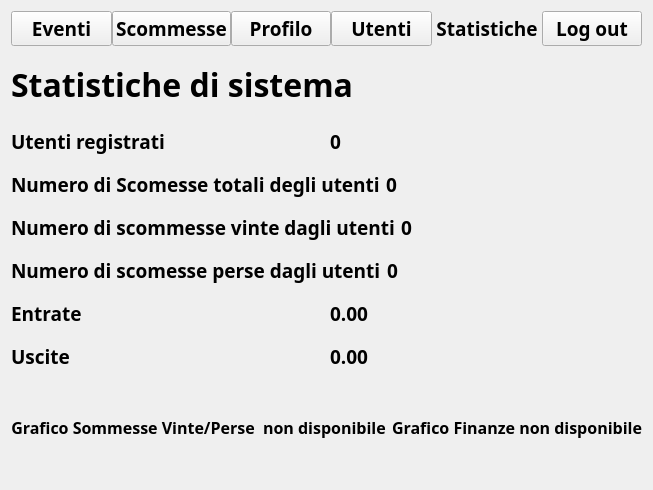
      <widget class="QWidget" name="AdminStats">
       <property name="font">
        <font>
         <family>Bahnschrift SemiBold</family>
         <weight>75</weight>
         <bold>true</bold>
        </font>
       </property>
       <layout class="QVBoxLayout" name="verticalLayout_15">
        <item>
         <layout class="QHBoxLayout" name="MenuLayoutAdminStats">
          <property name="spacing">
           <number>0</number>
          </property>
          <property name="sizeConstraint">
           <enum>QLayout::SetDefaultConstraint</enum>
          </property>
          <item>
           <widget class="QPushButton" name="AdminStats_to_Event_page_btn">
            <property name="font">
             <font>
              <family>Bahnschrift SemiBold</family>
              <pointsize>14</pointsize>
              <weight>75</weight>
              <bold>true</bold>
             </font>
            </property>
            <property name="text">
             <string>Eventi</string>
            </property>
            <property name="autoDefault">
             <bool>false</bool>
            </property>
            <property name="default">
             <bool>false</bool>
            </property>
            <property name="flat">
             <bool>false</bool>
            </property>
           </widget>
          </item>
          <item>
           <widget class="QPushButton" name="AdminStats_to_Bets_page_btn">
            <property name="font">
             <font>
              <family>Bahnschrift SemiBold</family>
              <pointsize>14</pointsize>
              <weight>75</weight>
              <bold>true</bold>
             </font>
            </property>
            <property name="text">
             <string>Scommesse</string>
            </property>
           </widget>
          </item>
          <item>
           <widget class="QPushButton" name="AdminStats_to_Profile_page_btn">
            <property name="font">
             <font>
              <family>Bahnschrift SemiBold</family>
              <pointsize>14</pointsize>
              <weight>75</weight>
              <bold>true</bold>
             </font>
            </property>
            <property name="autoFillBackground">
             <bool>false</bool>
            </property>
            <property name="text">
             <string>Profilo</string>
            </property>
            <property name="default">
             <bool>false</bool>
            </property>
            <property name="flat">
             <bool>false</bool>
            </property>
           </widget>
          </item>
          <item>
           <widget class="QPushButton" name="AdminStats_to_Users_page_btn">
            <property name="font">
             <font>
              <family>Bahnschrift SemiBold</family>
              <pointsize>14</pointsize>
              <weight>75</weight>
              <bold>true</bold>
             </font>
            </property>
            <property name="autoFillBackground">
             <bool>false</bool>
            </property>
            <property name="text">
             <string>Utenti</string>
            </property>
            <property name="default">
             <bool>false</bool>
            </property>
            <property name="flat">
             <bool>false</bool>
            </property>
           </widget>
          </item>
          <item>
           <widget class="QPushButton" name="AdminStats_to_Stats_page_btn">
            <property name="font">
             <font>
              <family>Bahnschrift SemiBold</family>
              <pointsize>14</pointsize>
              <weight>75</weight>
              <bold>true</bold>
             </font>
            </property>
            <property name="text">
             <string>Statistiche</string>
            </property>
            <property name="flat">
             <bool>true</bool>
            </property>
           </widget>
          </item>
          <item>
           <widget class="QPushButton" name="AdminStats_LogOut_btn">
            <property name="font">
             <font>
              <family>Bahnschrift SemiBold</family>
              <pointsize>14</pointsize>
              <weight>75</weight>
              <bold>true</bold>
             </font>
            </property>
            <property name="text">
             <string>Log out</string>
            </property>
           </widget>
          </item>
         </layout>
        </item>
        <item>
         <spacer name="verticalSpacer_22">
          <property name="orientation">
           <enum>Qt::Vertical</enum>
          </property>
          <property name="sizeType">
           <enum>QSizePolicy::Maximum</enum>
          </property>
          <property name="sizeHint" stdset="0">
           <size>
            <width>20</width>
            <height>10</height>
           </size>
          </property>
         </spacer>
        </item>
        <item>
         <widget class="QLabel" name="Stats_Label_2">
          <property name="sizePolicy">
           <sizepolicy hsizetype="Fixed" vsizetype="Fixed">
            <horstretch>0</horstretch>
            <verstretch>0</verstretch>
           </sizepolicy>
          </property>
          <property name="font">
           <font>
            <family>Bahnschrift SemiBold SemiConden</family>
            <pointsize>24</pointsize>
            <weight>75</weight>
            <bold>true</bold>
           </font>
          </property>
          <property name="text">
           <string>Statistiche di sistema</string>
          </property>
          <property name="scaledContents">
           <bool>true</bool>
          </property>
          <property name="alignment">
           <set>Qt::AlignLeading|Qt::AlignLeft|Qt::AlignVCenter</set>
          </property>
         </widget>
        </item>
        <item>
         <spacer name="verticalSpacer_23">
          <property name="orientation">
           <enum>Qt::Vertical</enum>
          </property>
          <property name="sizeType">
           <enum>QSizePolicy::Maximum</enum>
          </property>
          <property name="sizeHint" stdset="0">
           <size>
            <width>20</width>
            <height>15</height>
           </size>
          </property>
         </spacer>
        </item>
        <item>
         <layout class="QVBoxLayout" name="verticalLayout_12">
          <item>
           <layout class="QHBoxLayout" name="horizontalLayout_31">
            <item>
             <widget class="QLabel" name="Admin_stats_title_5">
              <property name="font">
               <font>
                <family>Bahnschrift SemiBold</family>
                <pointsize>14</pointsize>
                <weight>75</weight>
                <bold>true</bold>
               </font>
              </property>
              <property name="text">
               <string>Utenti registrati</string>
              </property>
             </widget>
            </item>
            <item>
             <widget class="QLabel" name="AdminStats_registered_users_lbl">
              <property name="font">
               <font>
                <family>Bahnschrift SemiBold</family>
                <pointsize>14</pointsize>
                <weight>75</weight>
                <bold>true</bold>
               </font>
              </property>
              <property name="text">
               <string>0</string>
              </property>
              <property name="scaledContents">
               <bool>true</bool>
              </property>
             </widget>
            </item>
           </layout>
          </item>
          <item>
           <spacer name="verticalSpacer_24">
            <property name="orientation">
             <enum>Qt::Vertical</enum>
            </property>
            <property name="sizeType">
             <enum>QSizePolicy::Maximum</enum>
            </property>
            <property name="sizeHint" stdset="0">
             <size>
              <width>20</width>
              <height>10</height>
             </size>
            </property>
           </spacer>
          </item>
          <item>
           <layout class="QHBoxLayout" name="horizontalLayout_32">
            <item>
             <widget class="QLabel" name="Adminstats_title_6">
              <property name="font">
               <font>
                <family>Bahnschrift SemiBold</family>
                <pointsize>14</pointsize>
                <weight>75</weight>
                <bold>true</bold>
               </font>
              </property>
              <property name="text">
               <string>Numero di Scomesse totali degli utenti</string>
              </property>
             </widget>
            </item>
            <item>
             <widget class="QLabel" name="AdminStats_num_bet_lbl">
              <property name="font">
               <font>
                <family>Bahnschrift SemiBold</family>
                <pointsize>14</pointsize>
                <weight>75</weight>
                <bold>true</bold>
               </font>
              </property>
              <property name="text">
               <string>0</string>
              </property>
              <property name="scaledContents">
               <bool>true</bool>
              </property>
             </widget>
            </item>
           </layout>
          </item>
          <item>
           <spacer name="verticalSpacer_25">
            <property name="orientation">
             <enum>Qt::Vertical</enum>
            </property>
            <property name="sizeType">
             <enum>QSizePolicy::Maximum</enum>
            </property>
            <property name="sizeHint" stdset="0">
             <size>
              <width>20</width>
              <height>10</height>
             </size>
            </property>
           </spacer>
          </item>
          <item>
           <layout class="QHBoxLayout" name="horizontalLayout_33">
            <item>
             <widget class="QLabel" name="Admin_stats_title_7">
              <property name="font">
               <font>
                <family>Bahnschrift SemiBold</family>
                <pointsize>14</pointsize>
                <weight>75</weight>
                <bold>true</bold>
               </font>
              </property>
              <property name="text">
               <string>Numero di scommesse vinte dagli utenti</string>
              </property>
             </widget>
            </item>
            <item>
             <widget class="QLabel" name="AdminStats_num_wbet_lbl">
              <property name="font">
               <font>
                <family>Bahnschrift SemiBold</family>
                <pointsize>14</pointsize>
                <weight>75</weight>
                <bold>true</bold>
               </font>
              </property>
              <property name="text">
               <string>0</string>
              </property>
              <property name="scaledContents">
               <bool>true</bool>
              </property>
             </widget>
            </item>
           </layout>
          </item>
          <item>
           <spacer name="verticalSpacer_26">
            <property name="orientation">
             <enum>Qt::Vertical</enum>
            </property>
            <property name="sizeType">
             <enum>QSizePolicy::Maximum</enum>
            </property>
            <property name="sizeHint" stdset="0">
             <size>
              <width>20</width>
              <height>10</height>
             </size>
            </property>
           </spacer>
          </item>
          <item>
           <layout class="QHBoxLayout" name="horizontalLayout_34">
            <item>
             <widget class="QLabel" name="Admin_stats_title">
              <property name="font">
               <font>
                <family>Bahnschrift SemiBold</family>
                <pointsize>14</pointsize>
                <weight>75</weight>
                <bold>true</bold>
               </font>
              </property>
              <property name="text">
               <string>Numero di scomesse perse dagli utenti</string>
              </property>
             </widget>
            </item>
            <item>
             <widget class="QLabel" name="AdminStats_num_fbet_lbl">
              <property name="font">
               <font>
                <family>Bahnschrift SemiBold</family>
                <pointsize>14</pointsize>
                <weight>75</weight>
                <bold>true</bold>
               </font>
              </property>
              <property name="frameShape">
               <enum>QFrame::NoFrame</enum>
              </property>
              <property name="text">
               <string>0</string>
              </property>
              <property name="scaledContents">
               <bool>true</bool>
              </property>
             </widget>
            </item>
           </layout>
          </item>
          <item>
           <spacer name="verticalSpacer_27">
            <property name="orientation">
             <enum>Qt::Vertical</enum>
            </property>
            <property name="sizeType">
             <enum>QSizePolicy::Maximum</enum>
            </property>
            <property name="sizeHint" stdset="0">
             <size>
              <width>20</width>
              <height>10</height>
             </size>
            </property>
           </spacer>
          </item>
          <item>
           <layout class="QHBoxLayout" name="horizontalLayout_35">
            <item>
             <widget class="QLabel" name="Admin_stats_title_2">
              <property name="font">
               <font>
                <family>Bahnschrift SemiBold</family>
                <pointsize>14</pointsize>
                <weight>75</weight>
                <bold>true</bold>
               </font>
              </property>
              <property name="text">
               <string>Entrate</string>
              </property>
             </widget>
            </item>
            <item>
             <widget class="QLabel" name="AdminStats_money_gained_lbl">
              <property name="font">
               <font>
                <family>Bahnschrift SemiBold</family>
                <pointsize>14</pointsize>
                <weight>75</weight>
                <bold>true</bold>
               </font>
              </property>
              <property name="text">
               <string>0.00</string>
              </property>
             </widget>
            </item>
           </layout>
          </item>
          <item>
           <spacer name="verticalSpacer_28">
            <property name="orientation">
             <enum>Qt::Vertical</enum>
            </property>
            <property name="sizeType">
             <enum>QSizePolicy::Maximum</enum>
            </property>
            <property name="sizeHint" stdset="0">
             <size>
              <width>20</width>
              <height>10</height>
             </size>
            </property>
           </spacer>
          </item>
          <item>
           <layout class="QHBoxLayout" name="horizontalLayout_36">
            <item>
             <widget class="QLabel" name="Admin_stats_title_3">
              <property name="font">
               <font>
                <family>Bahnschrift SemiBold</family>
                <pointsize>14</pointsize>
                <weight>75</weight>
                <bold>true</bold>
               </font>
              </property>
              <property name="text">
               <string>Uscite</string>
              </property>
             </widget>
            </item>
            <item>
             <widget class="QLabel" name="AdminStats_money_paid_lbl">
              <property name="font">
               <font>
                <family>Bahnschrift SemiBold</family>
                <pointsize>14</pointsize>
                <weight>75</weight>
                <bold>true</bold>
               </font>
              </property>
              <property name="text">
               <string>0.00</string>
              </property>
             </widget>
            </item>
           </layout>
          </item>
          <item>
           <spacer name="verticalSpacer_29">
            <property name="orientation">
             <enum>Qt::Vertical</enum>
            </property>
            <property name="sizeType">
             <enum>QSizePolicy::Expanding</enum>
            </property>
            <property name="sizeHint" stdset="0">
             <size>
              <width>20</width>
              <height>40</height>
             </size>
            </property>
           </spacer>
          </item>
         </layout>
        </item>
        <item>
         <layout class="QHBoxLayout" name="horizontalLayout_39">
          <item>
           <widget class="QLabel" name="AdminStats_Pie_lbl">
            <property name="font">
             <font>
              <family>Bahnschrift SemiBold</family>
              <pointsize>12</pointsize>
              <weight>75</weight>
              <bold>true</bold>
             </font>
            </property>
            <property name="text">
             <string>Grafico Sommesse Vinte/Perse  non disponibile</string>
            </property>
            <property name="scaledContents">
             <bool>true</bool>
            </property>
            <property name="alignment">
             <set>Qt::AlignCenter</set>
            </property>
           </widget>
          </item>
          <item>
           <widget class="QLabel" name="AdminStats_Bar_lbl">
            <property name="font">
             <font>
              <family>Bahnschrift SemiBold</family>
              <pointsize>12</pointsize>
              <weight>75</weight>
              <bold>true</bold>
             </font>
            </property>
            <property name="text">
             <string>Grafico Finanze non disponibile</string>
            </property>
            <property name="scaledContents">
             <bool>true</bool>
            </property>
            <property name="alignment">
             <set>Qt::AlignCenter</set>
            </property>
           </widget>
          </item>
         </layout>
        </item>
        <item>
         <spacer name="verticalSpacer_30">
          <property name="orientation">
           <enum>Qt::Vertical</enum>
          </property>
          <property name="sizeHint" stdset="0">
           <size>
            <width>20</width>
            <height>40</height>
           </size>
          </property>
         </spacer>
        </item>
       </layout>
      </widget>
